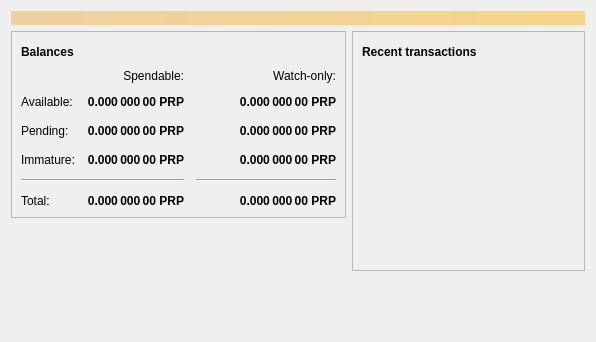
<?xml version="1.0" encoding="UTF-8"?>
<ui version="4.0">
 <class>OverviewPage</class>
 <widget class="QWidget" name="OverviewPage">
  <property name="geometry">
   <rect>
    <x>0</x>
    <y>0</y>
    <width>596</width>
    <height>342</height>
   </rect>
  </property>
  <property name="windowTitle">
   <string>Form</string>
  </property>
  <layout class="QVBoxLayout" name="topLayout">
   <item>
    <widget class="QLabel" name="labelAlerts">
     <property name="visible">
      <bool>false</bool>
     </property>
     <property name="styleSheet">
      <string notr="true">QLabel { background-color: qlineargradient(x1: 0, y1: 0, x2: 1, y2: 0, stop:0 #F0D0A0, stop:1 #F8D488); color:#000000; }</string>
     </property>
     <property name="wordWrap">
      <bool>true</bool>
     </property>
     <property name="margin">
      <number>3</number>
     </property>
     <property name="textInteractionFlags">
      <set>Qt::TextSelectableByMouse</set>
     </property>
    </widget>
   </item>
   <item>
    <layout class="QHBoxLayout" name="horizontalLayout" stretch="1,1">
     <item>
      <layout class="QVBoxLayout" name="verticalLayout_2">
       <item>
        <widget class="QFrame" name="frame">
         <property name="frameShape">
          <enum>QFrame::StyledPanel</enum>
         </property>
         <property name="frameShadow">
          <enum>QFrame::Raised</enum>
         </property>
         <layout class="QVBoxLayout" name="verticalLayout_4">
          <item>
           <layout class="QHBoxLayout" name="horizontalLayout_4">
            <item>
             <widget class="QLabel" name="label_5">
              <property name="font">
               <font>
                <weight>75</weight>
                <bold>true</bold>
               </font>
              </property>
              <property name="text">
               <string>Balances</string>
              </property>
             </widget>
            </item>
            <item>
             <widget class="QPushButton" name="labelWalletStatus">
              <property name="enabled">
               <bool>true</bool>
              </property>
              <property name="maximumSize">
               <size>
                <width>30</width>
                <height>16777215</height>
               </size>
              </property>
              <property name="toolTip">
               <string>The displayed information may be out of date. Your wallet automatically synchronizes with the Prpalcoin network after a connection is established, but this process has not completed yet.</string>
              </property>
              <property name="text">
               <string/>
              </property>
              <property name="icon">
               <iconset resource="../bitcoin.qrc">
                <normaloff>:/icons/warning</normaloff>
                <disabledoff>:/icons/warning</disabledoff>:/icons/warning</iconset>
              </property>
              <property name="iconSize">
               <size>
                <width>24</width>
                <height>24</height>
               </size>
              </property>
              <property name="flat">
               <bool>true</bool>
              </property>
             </widget>
            </item>
            <item>
             <spacer name="horizontalSpacer_3">
              <property name="orientation">
               <enum>Qt::Horizontal</enum>
              </property>
              <property name="sizeHint" stdset="0">
               <size>
                <width>40</width>
                <height>20</height>
               </size>
              </property>
             </spacer>
            </item>
           </layout>
          </item>
          <item>
           <layout class="QGridLayout" name="gridLayout">
            <property name="spacing">
             <number>12</number>
            </property>
            <item row="2" column="2">
             <widget class="QLabel" name="labelWatchPending">
              <property name="font">
               <font>
                <weight>75</weight>
                <bold>true</bold>
               </font>
              </property>
              <property name="cursor">
               <cursorShape>IBeamCursor</cursorShape>
              </property>
              <property name="toolTip">
               <string>Unconfirmed transactions to watch-only addresses</string>
              </property>
              <property name="text">
               <string notr="true">0.000 000 00 PRP</string>
              </property>
              <property name="alignment">
               <set>Qt::AlignRight|Qt::AlignTrailing|Qt::AlignVCenter</set>
              </property>
              <property name="textInteractionFlags">
               <set>Qt::LinksAccessibleByMouse|Qt::TextSelectableByKeyboard|Qt::TextSelectableByMouse</set>
              </property>
             </widget>
            </item>
            <item row="2" column="1">
             <widget class="QLabel" name="labelUnconfirmed">
              <property name="font">
               <font>
                <weight>75</weight>
                <bold>true</bold>
               </font>
              </property>
              <property name="cursor">
               <cursorShape>IBeamCursor</cursorShape>
              </property>
              <property name="toolTip">
               <string>Total of transactions that have yet to be confirmed, and do not yet count toward the spendable balance</string>
              </property>
              <property name="text">
               <string notr="true">0.000 000 00 PRP</string>
              </property>
              <property name="alignment">
               <set>Qt::AlignRight|Qt::AlignTrailing|Qt::AlignVCenter</set>
              </property>
              <property name="textInteractionFlags">
               <set>Qt::LinksAccessibleByMouse|Qt::TextSelectableByKeyboard|Qt::TextSelectableByMouse</set>
              </property>
             </widget>
            </item>
            <item row="3" column="2">
             <widget class="QLabel" name="labelWatchImmature">
              <property name="font">
               <font>
                <weight>75</weight>
                <bold>true</bold>
               </font>
              </property>
              <property name="cursor">
               <cursorShape>IBeamCursor</cursorShape>
              </property>
              <property name="toolTip">
               <string>Mined balance in watch-only addresses that has not yet matured</string>
              </property>
              <property name="text">
               <string notr="true">0.000 000 00 PRP</string>
              </property>
              <property name="alignment">
               <set>Qt::AlignRight|Qt::AlignTrailing|Qt::AlignVCenter</set>
              </property>
              <property name="textInteractionFlags">
               <set>Qt::LinksAccessibleByMouse|Qt::TextSelectableByKeyboard|Qt::TextSelectableByMouse</set>
              </property>
             </widget>
            </item>
            <item row="4" column="0" colspan="2">
             <widget class="Line" name="line">
              <property name="orientation">
               <enum>Qt::Horizontal</enum>
              </property>
             </widget>
            </item>
            <item row="4" column="2">
             <widget class="Line" name="lineWatchBalance">
              <property name="sizePolicy">
               <sizepolicy hsizetype="Preferred" vsizetype="Fixed">
                <horstretch>0</horstretch>
                <verstretch>0</verstretch>
               </sizepolicy>
              </property>
              <property name="minimumSize">
               <size>
                <width>140</width>
                <height>0</height>
               </size>
              </property>
              <property name="orientation">
               <enum>Qt::Horizontal</enum>
              </property>
             </widget>
            </item>
            <item row="5" column="0">
             <widget class="QLabel" name="labelTotalText">
              <property name="text">
               <string>Total:</string>
              </property>
             </widget>
            </item>
            <item row="3" column="1">
             <widget class="QLabel" name="labelImmature">
              <property name="font">
               <font>
                <weight>75</weight>
                <bold>true</bold>
               </font>
              </property>
              <property name="cursor">
               <cursorShape>IBeamCursor</cursorShape>
              </property>
              <property name="toolTip">
               <string>Mined balance that has not yet matured</string>
              </property>
              <property name="text">
               <string notr="true">0.000 000 00 PRP</string>
              </property>
              <property name="alignment">
               <set>Qt::AlignRight|Qt::AlignTrailing|Qt::AlignVCenter</set>
              </property>
              <property name="textInteractionFlags">
               <set>Qt::LinksAccessibleByMouse|Qt::TextSelectableByKeyboard|Qt::TextSelectableByMouse</set>
              </property>
             </widget>
            </item>
            <item row="2" column="3">
             <spacer name="horizontalSpacer_2">
              <property name="orientation">
               <enum>Qt::Horizontal</enum>
              </property>
              <property name="sizeHint" stdset="0">
               <size>
                <width>40</width>
                <height>20</height>
               </size>
              </property>
             </spacer>
            </item>
            <item row="3" column="0">
             <widget class="QLabel" name="labelImmatureText">
              <property name="text">
               <string>Immature:</string>
              </property>
             </widget>
            </item>
            <item row="5" column="1">
             <widget class="QLabel" name="labelTotal">
              <property name="font">
               <font>
                <weight>75</weight>
                <bold>true</bold>
               </font>
              </property>
              <property name="cursor">
               <cursorShape>IBeamCursor</cursorShape>
              </property>
              <property name="toolTip">
               <string>Your current total balance</string>
              </property>
              <property name="text">
               <string notr="true">0.000 000 00 PRP</string>
              </property>
              <property name="alignment">
               <set>Qt::AlignRight|Qt::AlignTrailing|Qt::AlignVCenter</set>
              </property>
              <property name="textInteractionFlags">
               <set>Qt::LinksAccessibleByMouse|Qt::TextSelectableByKeyboard|Qt::TextSelectableByMouse</set>
              </property>
             </widget>
            </item>
            <item row="5" column="2">
             <widget class="QLabel" name="labelWatchTotal">
              <property name="font">
               <font>
                <weight>75</weight>
                <bold>true</bold>
               </font>
              </property>
              <property name="cursor">
               <cursorShape>IBeamCursor</cursorShape>
              </property>
              <property name="toolTip">
               <string>Current total balance in watch-only addresses</string>
              </property>
              <property name="text">
               <string notr="true">0.000 000 00 PRP</string>
              </property>
              <property name="alignment">
               <set>Qt::AlignRight|Qt::AlignTrailing|Qt::AlignVCenter</set>
              </property>
              <property name="textInteractionFlags">
               <set>Qt::LinksAccessibleByMouse|Qt::TextSelectableByKeyboard|Qt::TextSelectableByMouse</set>
              </property>
             </widget>
            </item>
            <item row="0" column="2">
             <widget class="QLabel" name="labelWatchonly">
              <property name="text">
               <string>Watch-only:</string>
              </property>
              <property name="alignment">
               <set>Qt::AlignRight|Qt::AlignTrailing|Qt::AlignVCenter</set>
              </property>
             </widget>
            </item>
            <item row="1" column="0">
             <widget class="QLabel" name="labelBalanceText">
              <property name="text">
               <string>Available:</string>
              </property>
             </widget>
            </item>
            <item row="1" column="1">
             <widget class="QLabel" name="labelBalance">
              <property name="font">
               <font>
                <weight>75</weight>
                <bold>true</bold>
               </font>
              </property>
              <property name="cursor">
               <cursorShape>IBeamCursor</cursorShape>
              </property>
              <property name="toolTip">
               <string>Your current spendable balance</string>
              </property>
              <property name="text">
               <string notr="true">0.000 000 00 PRP</string>
              </property>
              <property name="alignment">
               <set>Qt::AlignRight|Qt::AlignTrailing|Qt::AlignVCenter</set>
              </property>
              <property name="textInteractionFlags">
               <set>Qt::LinksAccessibleByMouse|Qt::TextSelectableByKeyboard|Qt::TextSelectableByMouse</set>
              </property>
             </widget>
            </item>
            <item row="1" column="2">
             <widget class="QLabel" name="labelWatchAvailable">
              <property name="font">
               <font>
                <weight>75</weight>
                <bold>true</bold>
               </font>
              </property>
              <property name="cursor">
               <cursorShape>IBeamCursor</cursorShape>
              </property>
              <property name="toolTip">
               <string>Your current balance in watch-only addresses</string>
              </property>
              <property name="text">
               <string notr="true">0.000 000 00 PRP</string>
              </property>
              <property name="alignment">
               <set>Qt::AlignRight|Qt::AlignTrailing|Qt::AlignVCenter</set>
              </property>
              <property name="textInteractionFlags">
               <set>Qt::LinksAccessibleByMouse|Qt::TextSelectableByKeyboard|Qt::TextSelectableByMouse</set>
              </property>
             </widget>
            </item>
            <item row="2" column="0">
             <widget class="QLabel" name="labelPendingText">
              <property name="text">
               <string>Pending:</string>
              </property>
             </widget>
            </item>
            <item row="0" column="1">
             <widget class="QLabel" name="labelSpendable">
              <property name="text">
               <string>Spendable:</string>
              </property>
              <property name="alignment">
               <set>Qt::AlignRight|Qt::AlignTrailing|Qt::AlignVCenter</set>
              </property>
             </widget>
            </item>
           </layout>
          </item>
         </layout>
        </widget>
       </item>
       <item>
        <spacer name="verticalSpacer">
         <property name="orientation">
          <enum>Qt::Vertical</enum>
         </property>
         <property name="sizeHint" stdset="0">
          <size>
           <width>20</width>
           <height>40</height>
          </size>
         </property>
        </spacer>
       </item>
      </layout>
     </item>
     <item>
      <layout class="QVBoxLayout" name="verticalLayout_3">
       <item>
        <widget class="QFrame" name="frame_2">
         <property name="frameShape">
          <enum>QFrame::StyledPanel</enum>
         </property>
         <property name="frameShadow">
          <enum>QFrame::Raised</enum>
         </property>
         <layout class="QVBoxLayout" name="verticalLayout">
          <item>
           <layout class="QHBoxLayout" name="horizontalLayout_2">
            <item>
             <widget class="QLabel" name="label_4">
              <property name="font">
               <font>
                <weight>75</weight>
                <bold>true</bold>
               </font>
              </property>
              <property name="text">
               <string>Recent transactions</string>
              </property>
             </widget>
            </item>
            <item>
             <widget class="QPushButton" name="labelTransactionsStatus">
              <property name="enabled">
               <bool>true</bool>
              </property>
              <property name="maximumSize">
               <size>
                <width>30</width>
                <height>16777215</height>
               </size>
              </property>
              <property name="toolTip">
               <string>The displayed information may be out of date. Your wallet automatically synchronizes with the Prpalcoin network after a connection is established, but this process has not completed yet.</string>
              </property>
              <property name="text">
               <string/>
              </property>
              <property name="icon">
               <iconset resource="../bitcoin.qrc">
                <normaloff>:/icons/warning</normaloff>
                <disabledoff>:/icons/warning</disabledoff>:/icons/warning</iconset>
              </property>
              <property name="iconSize">
               <size>
                <width>24</width>
                <height>24</height>
               </size>
              </property>
              <property name="flat">
               <bool>true</bool>
              </property>
             </widget>
            </item>
            <item>
             <spacer name="horizontalSpacer">
              <property name="orientation">
               <enum>Qt::Horizontal</enum>
              </property>
              <property name="sizeHint" stdset="0">
               <size>
                <width>40</width>
                <height>20</height>
               </size>
              </property>
             </spacer>
            </item>
           </layout>
          </item>
          <item>
           <widget class="QListView" name="listTransactions">
            <property name="styleSheet">
             <string notr="true">QListView { background: transparent; }</string>
            </property>
            <property name="frameShape">
             <enum>QFrame::NoFrame</enum>
            </property>
            <property name="verticalScrollBarPolicy">
             <enum>Qt::ScrollBarAlwaysOff</enum>
            </property>
            <property name="horizontalScrollBarPolicy">
             <enum>Qt::ScrollBarAlwaysOff</enum>
            </property>
            <property name="selectionMode">
             <enum>QAbstractItemView::NoSelection</enum>
            </property>
           </widget>
          </item>
         </layout>
        </widget>
       </item>
       <item>
        <spacer name="verticalSpacer_2">
         <property name="orientation">
          <enum>Qt::Vertical</enum>
         </property>
         <property name="sizeHint" stdset="0">
          <size>
           <width>20</width>
           <height>40</height>
          </size>
         </property>
        </spacer>
       </item>
      </layout>
     </item>
    </layout>
   </item>
  </layout>
 </widget>
 <resources/>
 <connections/>
</ui>
